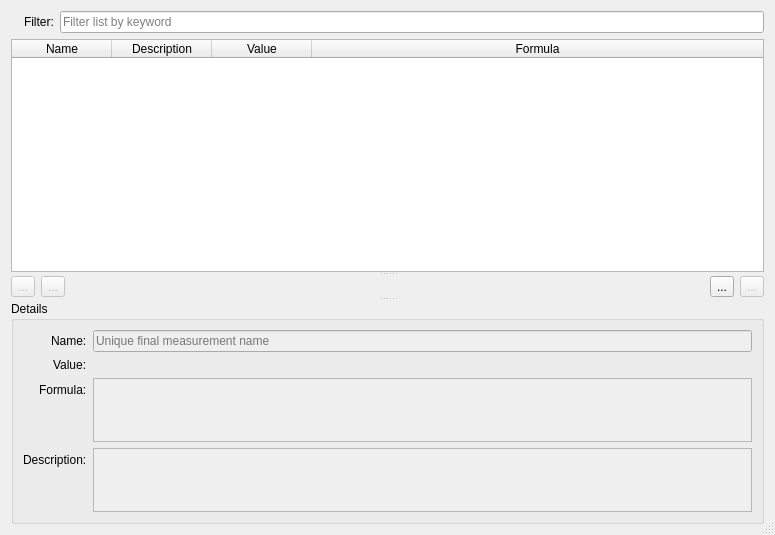
<?xml version="1.0" encoding="UTF-8"?>
<ui version="4.0">
 <class>FinalMeasurementsDialog</class>
 <widget class="QDialog" name="FinalMeasurementsDialog">
  <property name="geometry">
   <rect>
    <x>0</x>
    <y>0</y>
    <width>775</width>
    <height>535</height>
   </rect>
  </property>
  <property name="minimumSize">
   <size>
    <width>600</width>
    <height>450</height>
   </size>
  </property>
  <property name="windowTitle">
   <string>Final measurements</string>
  </property>
  <property name="windowIcon">
   <iconset resource="../../../libs/vmisc/share/resources/icon.qrc">
    <normaloff>:/icon/32x32/table.png</normaloff>:/icon/32x32/table.png</iconset>
  </property>
  <property name="locale">
   <locale language="English" country="UnitedStates"/>
  </property>
  <property name="sizeGripEnabled">
   <bool>true</bool>
  </property>
  <layout class="QVBoxLayout" name="verticalLayout">
   <item>
    <layout class="QHBoxLayout" name="filter_HorizontalLayout">
     <item>
      <widget class="QLabel" name="filterIcon_Label">
       <property name="maximumSize">
        <size>
         <width>16</width>
         <height>16</height>
        </size>
       </property>
       <property name="text">
        <string/>
       </property>
       <property name="pixmap">
        <pixmap resource="../../../libs/vmisc/share/resources/icon.qrc">:/icon/32x32/filter.png</pixmap>
       </property>
       <property name="scaledContents">
        <bool>true</bool>
       </property>
      </widget>
     </item>
     <item>
      <widget class="QLabel" name="filter_Label">
       <property name="text">
        <string>Filter:</string>
       </property>
      </widget>
     </item>
     <item>
      <widget class="QLineEdit" name="filter_LineEdit">
       <property name="placeholderText">
        <string>Filter list by keyword</string>
       </property>
       <property name="clearButtonEnabled">
        <bool>true</bool>
       </property>
      </widget>
     </item>
    </layout>
   </item>
   <item>
    <widget class="QSplitter" name="splitter">
     <property name="orientation">
      <enum>Qt::Vertical</enum>
     </property>
     <widget class="QTableWidget" name="measurements_TableWidget">
      <property name="sizePolicy">
       <sizepolicy hsizetype="Expanding" vsizetype="Expanding">
        <horstretch>0</horstretch>
        <verstretch>8</verstretch>
       </sizepolicy>
      </property>
      <property name="minimumSize">
       <size>
        <width>0</width>
        <height>150</height>
       </size>
      </property>
      <property name="editTriggers">
       <set>QAbstractItemView::NoEditTriggers</set>
      </property>
      <property name="alternatingRowColors">
       <bool>true</bool>
      </property>
      <property name="selectionMode">
       <enum>QAbstractItemView::SingleSelection</enum>
      </property>
      <property name="selectionBehavior">
       <enum>QAbstractItemView::SelectRows</enum>
      </property>
      <property name="sortingEnabled">
       <bool>true</bool>
      </property>
      <property name="wordWrap">
       <bool>true</bool>
      </property>
      <property name="columnCount">
       <number>4</number>
      </property>
      <attribute name="horizontalHeaderMinimumSectionSize">
       <number>100</number>
      </attribute>
      <attribute name="horizontalHeaderDefaultSectionSize">
       <number>100</number>
      </attribute>
      <attribute name="horizontalHeaderShowSortIndicator" stdset="0">
       <bool>true</bool>
      </attribute>
      <attribute name="horizontalHeaderStretchLastSection">
       <bool>true</bool>
      </attribute>
      <attribute name="verticalHeaderVisible">
       <bool>false</bool>
      </attribute>
      <attribute name="verticalHeaderMinimumSectionSize">
       <number>8</number>
      </attribute>
      <attribute name="verticalHeaderDefaultSectionSize">
       <number>25</number>
      </attribute>
      <column>
       <property name="text">
        <string>Name</string>
       </property>
      </column>
      <column>
       <property name="text">
        <string>Description</string>
       </property>
      </column>
      <column>
       <property name="text">
        <string>Value</string>
       </property>
      </column>
      <column>
       <property name="text">
        <string>Formula</string>
       </property>
      </column>
     </widget>
     <widget class="QWidget" name="buttons_Widget">
      <layout class="QHBoxLayout" name="buttons_HorizontalLayout">
       <property name="spacing">
        <number>6</number>
       </property>
       <property name="leftMargin">
        <number>0</number>
       </property>
       <property name="topMargin">
        <number>0</number>
       </property>
       <property name="rightMargin">
        <number>0</number>
       </property>
       <property name="bottomMargin">
        <number>0</number>
       </property>
       <item>
        <widget class="QToolButton" name="moveUp_ToolButton">
         <property name="enabled">
          <bool>false</bool>
         </property>
         <property name="toolTip">
          <string>Move final measurement up</string>
         </property>
         <property name="text">
          <string notr="true">...</string>
         </property>
         <property name="icon">
          <iconset resource="../../../libs/vmisc/share/resources/theme.qrc">
           <normaloff>:/icons/win.icon.theme/16x16/actions/go-up.png</normaloff>:/icons/win.icon.theme/16x16/actions/go-up.png</iconset>
         </property>
        </widget>
       </item>
       <item>
        <widget class="QToolButton" name="moveDown_ToolButton">
         <property name="enabled">
          <bool>false</bool>
         </property>
         <property name="toolTip">
          <string>Move final measurement down</string>
         </property>
         <property name="text">
          <string notr="true">...</string>
         </property>
         <property name="icon">
          <iconset resource="../../../libs/vmisc/share/resources/theme.qrc">
           <normaloff>:/icons/win.icon.theme/16x16/actions/go-down.png</normaloff>:/icons/win.icon.theme/16x16/actions/go-down.png</iconset>
         </property>
        </widget>
       </item>
       <item>
        <spacer name="buttons_HorizontalSpacer">
         <property name="orientation">
          <enum>Qt::Horizontal</enum>
         </property>
         <property name="sizeHint" stdset="0">
          <size>
           <width>5000</width>
           <height>20</height>
          </size>
         </property>
        </spacer>
       </item>
       <item>
        <widget class="QToolButton" name="add_ToolButton">
         <property name="toolTip">
          <string>Add final measurement</string>
         </property>
         <property name="text">
          <string notr="true">...</string>
         </property>
         <property name="icon">
          <iconset resource="../../../libs/vmisc/share/resources/theme.qrc">
           <normaloff>:/icons/win.icon.theme/24x24/actions/list-add.png</normaloff>:/icons/win.icon.theme/24x24/actions/list-add.png</iconset>
         </property>
        </widget>
       </item>
       <item>
        <widget class="QToolButton" name="remove_ToolButton">
         <property name="enabled">
          <bool>false</bool>
         </property>
         <property name="toolTip">
          <string>Remove final measurement</string>
         </property>
         <property name="text">
          <string notr="true">...</string>
         </property>
         <property name="icon">
          <iconset resource="../../../libs/vmisc/share/resources/theme.qrc">
           <normaloff>:/icons/win.icon.theme/24x24/actions/list-remove.png</normaloff>:/icons/win.icon.theme/24x24/actions/list-remove.png</iconset>
         </property>
        </widget>
       </item>
      </layout>
     </widget>
     <widget class="QGroupBox" name="details_GroupBox">
      <property name="sizePolicy">
       <sizepolicy hsizetype="Preferred" vsizetype="Minimum">
        <horstretch>0</horstretch>
        <verstretch>4</verstretch>
       </sizepolicy>
      </property>
      <property name="title">
       <string>Details</string>
      </property>
      <layout class="QFormLayout" name="details_FormLayout">
       <property name="labelAlignment">
        <set>Qt::AlignRight|Qt::AlignTrailing|Qt::AlignVCenter</set>
       </property>
       <item row="0" column="0">
        <widget class="QLabel" name="name_Label">
         <property name="text">
          <string>Name:</string>
         </property>
        </widget>
       </item>
       <item row="0" column="1">
        <widget class="QLineEdit" name="name_LineEdit">
         <property name="enabled">
          <bool>false</bool>
         </property>
         <property name="placeholderText">
          <string>Unique final measurement name</string>
         </property>
         <property name="clearButtonEnabled">
          <bool>true</bool>
         </property>
        </widget>
       </item>
       <item row="1" column="0">
        <widget class="QLabel" name="value_Label">
         <property name="text">
          <string>Value:</string>
         </property>
        </widget>
       </item>
       <item row="1" column="1">
        <widget class="QWidget" name="formulaEditor_Widget" native="true">
         <property name="enabled">
          <bool>false</bool>
         </property>
         <layout class="QHBoxLayout" name="formulaEditor_HorizontalLayout">
          <property name="leftMargin">
           <number>0</number>
          </property>
          <property name="topMargin">
           <number>0</number>
          </property>
          <property name="rightMargin">
           <number>0</number>
          </property>
          <property name="bottomMargin">
           <number>0</number>
          </property>
         </layout>
        </widget>
       </item>
       <item row="2" column="0">
        <widget class="QLabel" name="formula_Label">
         <property name="text">
          <string>Formula:</string>
         </property>
        </widget>
       </item>
       <item row="2" column="1">
        <widget class="QPlainTextEdit" name="formula_PlainTextEdit">
         <property name="enabled">
          <bool>false</bool>
         </property>
         <property name="maximumSize">
          <size>
           <width>16777215</width>
           <height>64</height>
          </size>
         </property>
         <property name="tabChangesFocus">
          <bool>true</bool>
         </property>
        </widget>
       </item>
       <item row="3" column="0">
        <widget class="QLabel" name="description_Label">
         <property name="text">
          <string>Description:</string>
         </property>
        </widget>
       </item>
       <item row="3" column="1">
        <widget class="QPlainTextEdit" name="description_PlainTextEdit">
         <property name="enabled">
          <bool>false</bool>
         </property>
         <property name="maximumSize">
          <size>
           <width>16777215</width>
           <height>64</height>
          </size>
         </property>
         <property name="tabChangesFocus">
          <bool>true</bool>
         </property>
        </widget>
       </item>
      </layout>
     </widget>
    </widget>
   </item>
  </layout>
 </widget>
 <tabstops>
  <tabstop>filter_LineEdit</tabstop>
  <tabstop>measurements_TableWidget</tabstop>
  <tabstop>add_ToolButton</tabstop>
  <tabstop>remove_ToolButton</tabstop>
  <tabstop>name_LineEdit</tabstop>
  <tabstop>formula_PlainTextEdit</tabstop>
  <tabstop>description_PlainTextEdit</tabstop>
 </tabstops>
 <resources>
  <include location="../../../libs/vmisc/share/resources/icon.qrc"/>
  <include location="../../../libs/vmisc/share/resources/theme.qrc"/>
 </resources>
 <connections/>
</ui>
